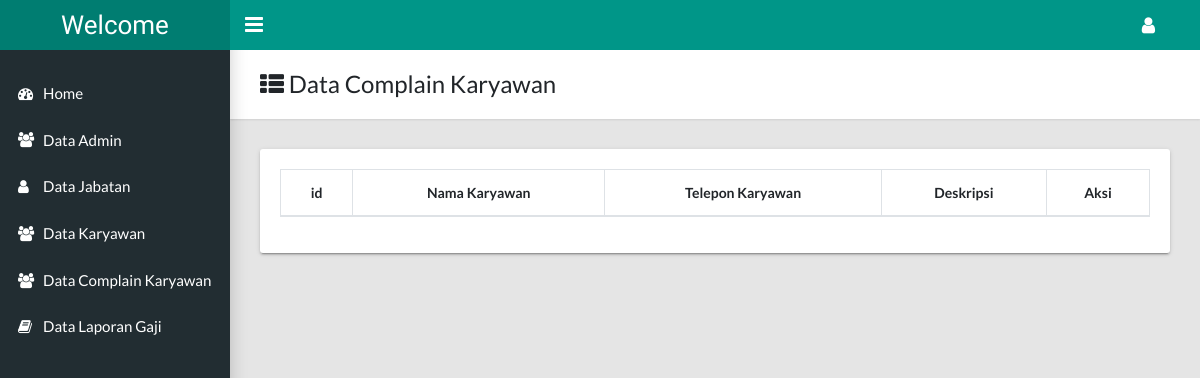
The page /index.php?data_complain (signed in) on the database as committed earlier.
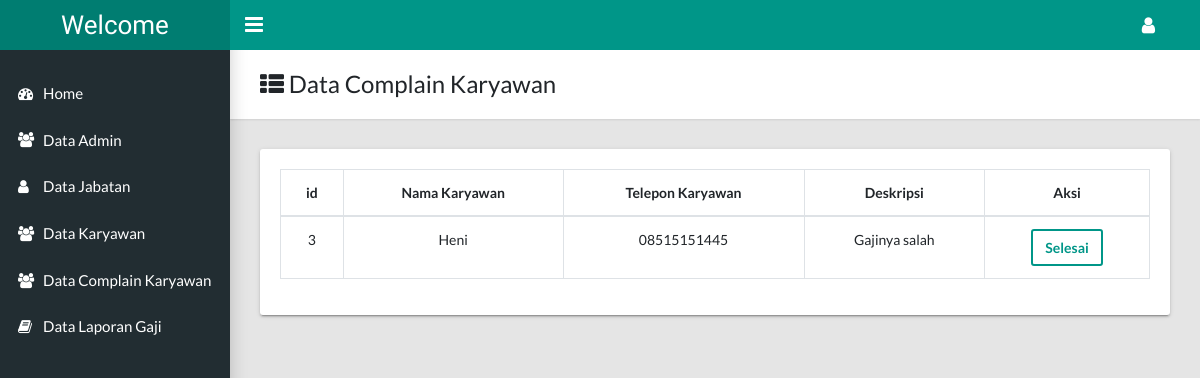
The same page on the database as committed later.
### tables this page shows
CREATE TABLE `komplain` (
  `id_komplain` int(11) NOT NULL,
  `nama_pegawai` varchar(20) NOT NULL,
  `telpon_pegawai` varchar(15) DEFAULT NULL,
  `deskrpsi` varchar(200) DEFAULT NULL
);

### pages/data_complain/index.php (the view, shortened to what this page needs)
<main class="app-content">
    <div class="app-title">
        <div>
            <h1><i class="fa fa-th-list"></i> Data Complain Karyawan</h1>
        </div>
    </div>
    <div class="row">
        <div class="col-md-12">
            <div class="tile">
                <div class="tile-body">
                    <div class="table-responsive">
                        <table class="table table-hover table-bordered text-center" id="sampleTable">
                            <thead>
                                <tr>
                                    <th>id</th>
                                    <th>Nama Karyawan</th>
                                    <th>Telepon Karyawan</th>
                                    <th>Deskripsi</th>
                                    <th>Aksi</th>
                                </tr>
                            </thead>
                            <tbody>
                                <?php $query = mysqli_query($koneksi, "SELECT * FROM komplain"); ?>
                                <?php while ($row = mysqli_fetch_assoc($query)) { ?>
                                    <tr>
                                        <td><?= $row['id_komplain'] ?></td>
                                        <td><?= $row['nama_pegawai'] ?></td>
                                        <td><?= $row['telpon_pegawai'] ?></td>
                                        <td><?= $row['deskrpsi'] ?></td>
                                        <td>
                                            <a href="index.php?selesai_complain&id=<?= $row['id_komplain'] ?>" class="btn btn-outline-primary">Selesai</a>
                                        </td>
                                    </tr>
                                <?php } ?>
                            </tbody>
                        </table>
                    </div>
                </div>
            </div>
        </div>
    </div>
</main>

Rows that differ between the two databases and show on the page:
added komplain: id_komplain "3", nama_pegawai "Heni", telpon_pegawai "08515151445", deskrpsi "Gajinya salah"
